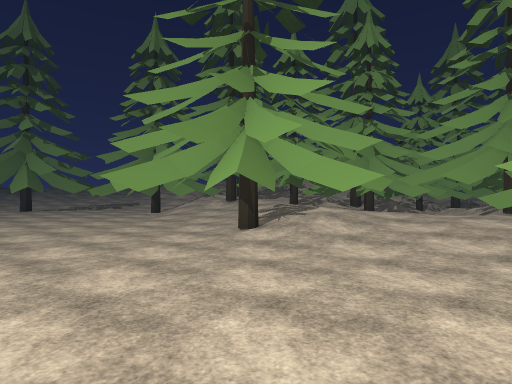
view 1 (above)

24 first-person views from a walk through a scene from a Unity 3-D project. The camera is 1.5 m above the floor, looks level and sees 75° across. The floor is counted in squares, 2 m on a side. Each view is taken from the middle of a square. On the plan, view 1 faces up. The plan holds only what a view shows up to about 11 squares ahead; the rest is blank. The place goes on beyond the plan. The player character is not drawn. Door leaves are left out, so doorways stand open. Some surface patterns are stand-ins.

view 2
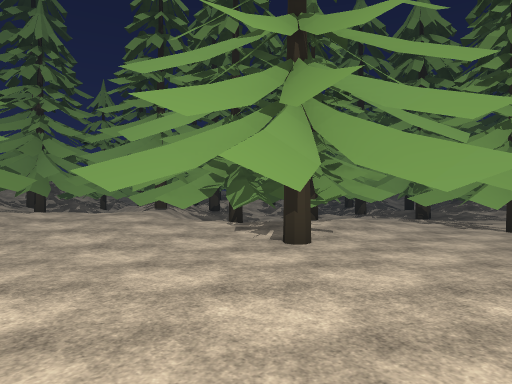

view 3
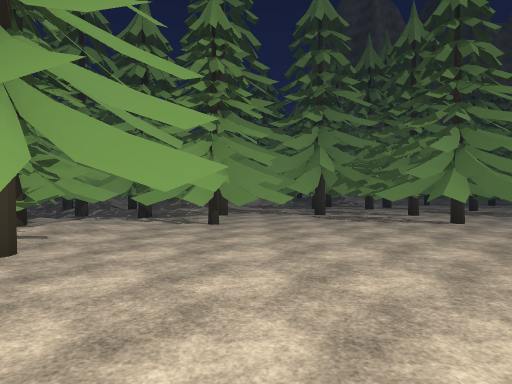

view 4
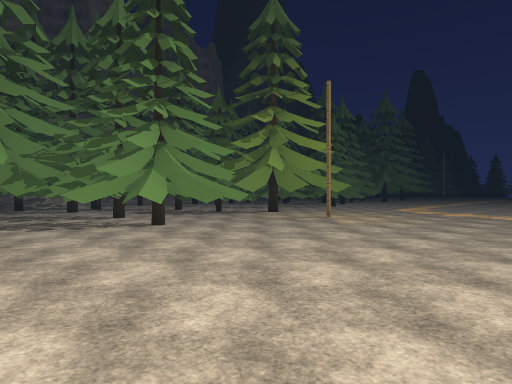

view 5
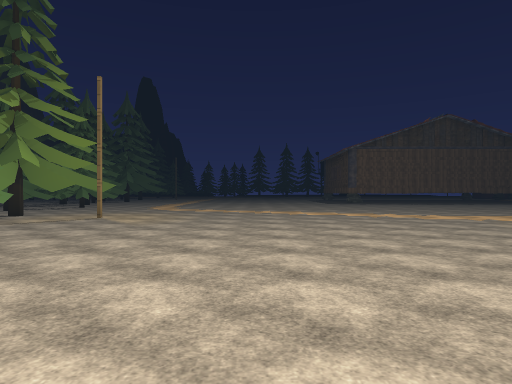

view 6
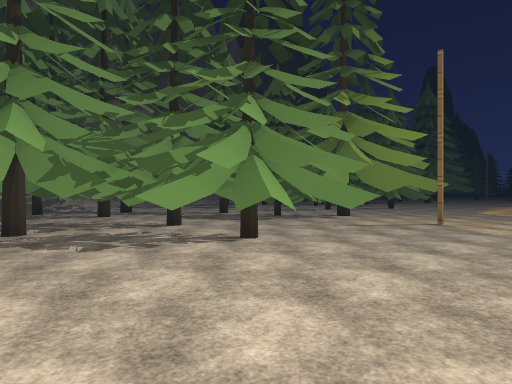

view 7
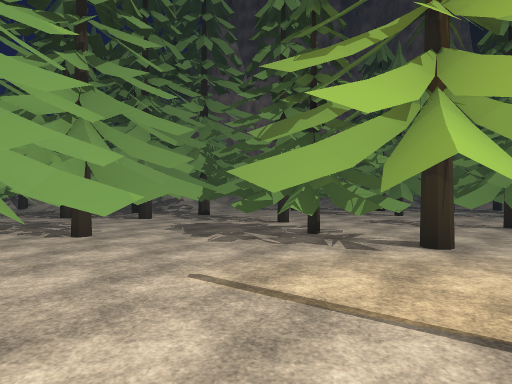

view 8
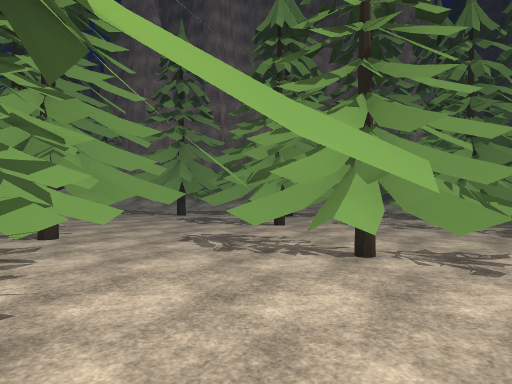

view 9
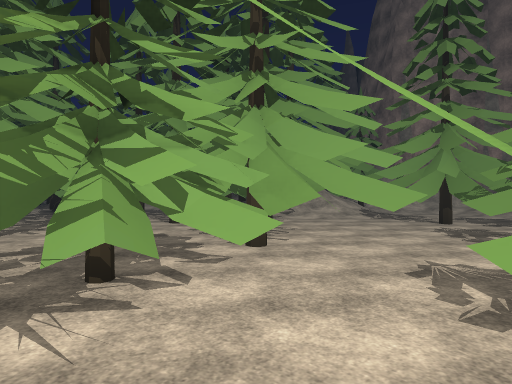

view 10
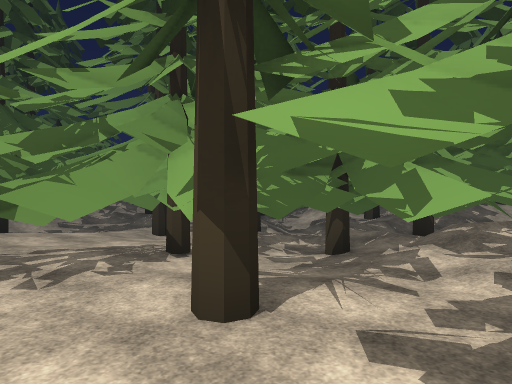

view 11
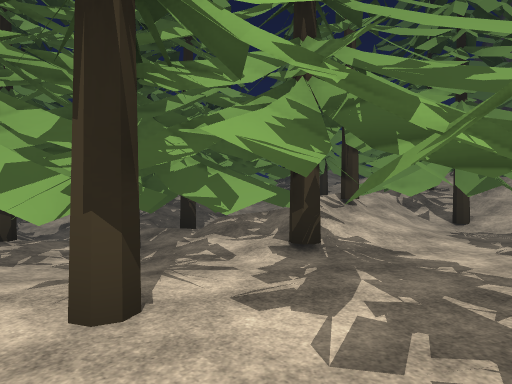

view 12
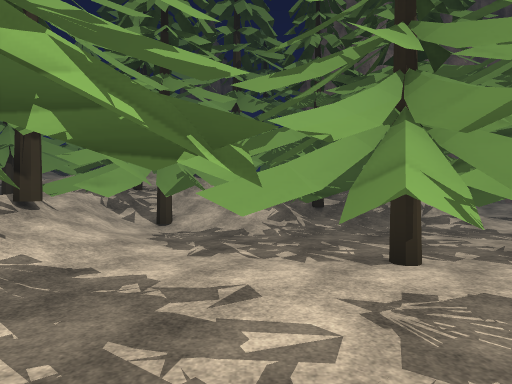

view 13
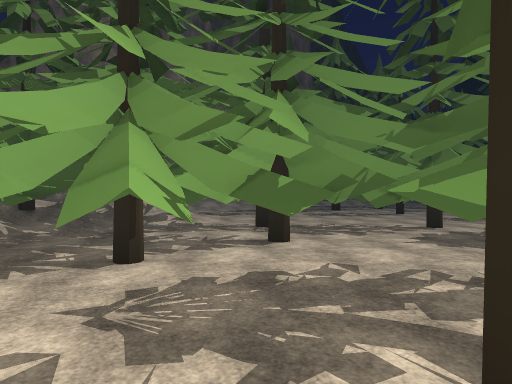

view 14
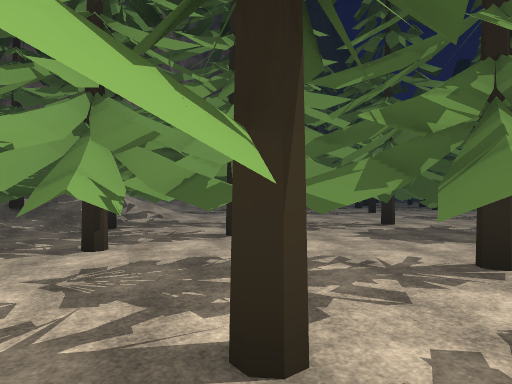

view 15
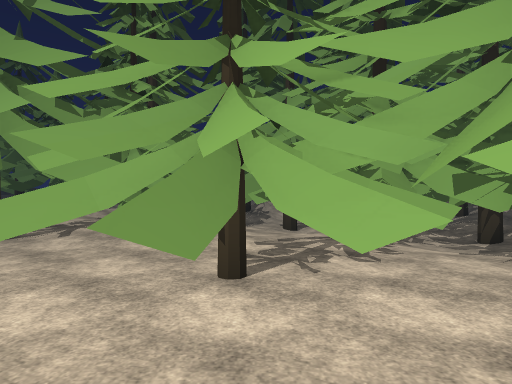

view 16
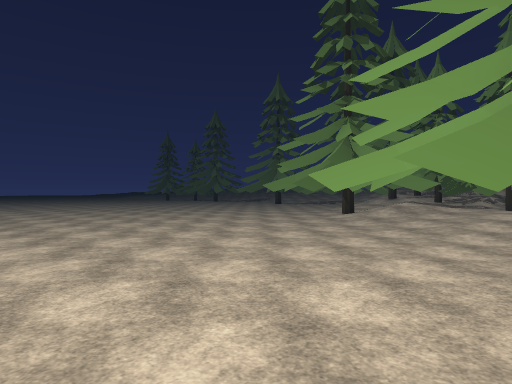

view 17
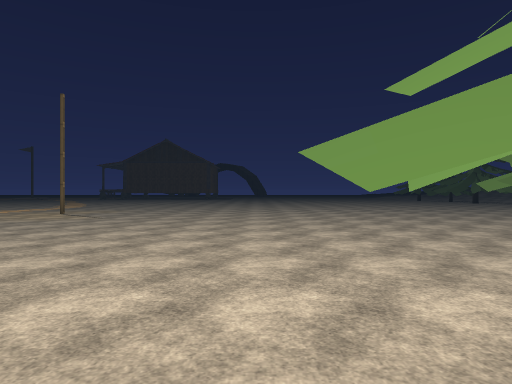

view 18
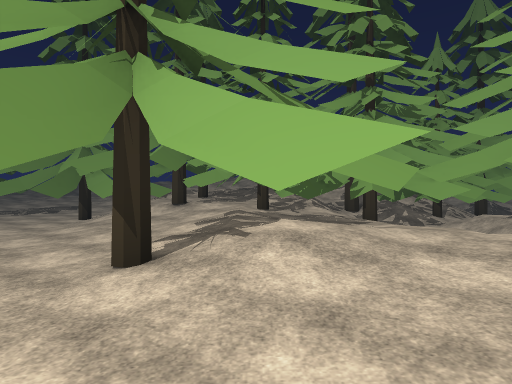

view 19
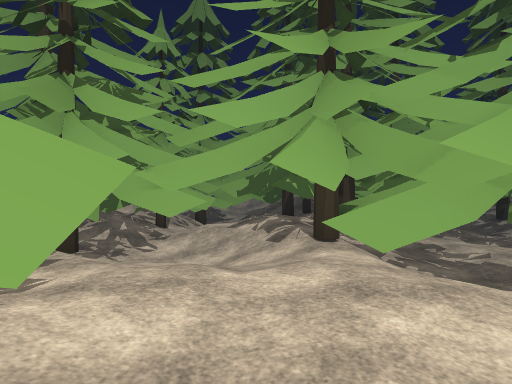

view 20
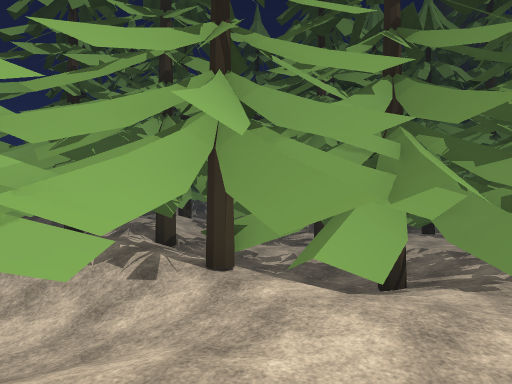

view 21
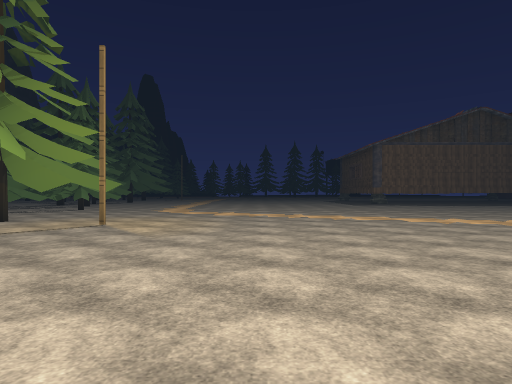

view 22
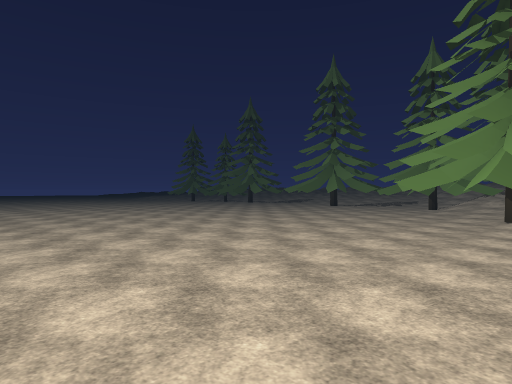

view 23
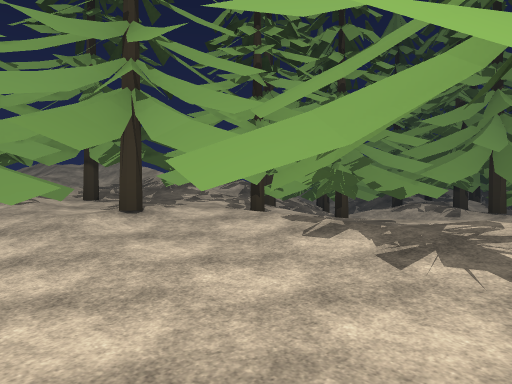

view 24
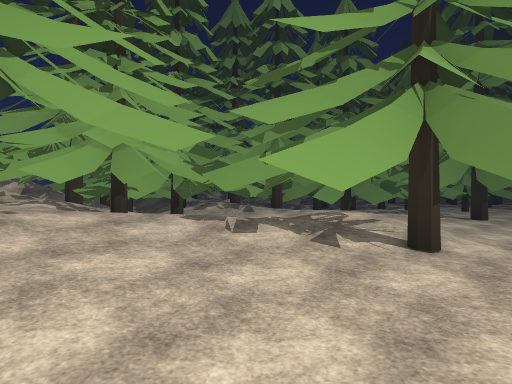

### Floor plan
Key: @ floor where view 1 was taken; # wall or solid block; . main floor; : floor 0.5 m higher than the main floor; / step, stairs or slope; O other object.
Columns run from 5 left of view 1 to 23 right of it. Each row starts with its distance up from view 1.
 11 OOOOOOOOOOOOOO#OO
 10 .OO//OOOOOOOOOO  O
  9 .../:OOOOOOO O#OO#   O
  8 ....OOO:OOOOO OOOOOOOO
  7 ...O.:O/:OOOOOO     #  O
  6 ...O.#OO/:OOOOO OOO    OO
  5 ...O..O///OOOO OO#O O   O
  4 .....OO//OOOOOOOO##O#OO O#
  3 ........O..OOOOOOO OO   OOO
  2 ..........#OOO O### O   OO
  1 ........O....OOOOO# OO#  O
  0 .....@...O..OOOOO#OOOOOOOOOO
 -1 .............OOOOOOOOOOOO
 -2 ...............O...OOOO #O
 -3 .................#.OOOOOOO
 -4 ..............OOOOOOO#OOOOO
 -5 .............OOO O#OOOO#  O
 -6 ............OO#O##OO##OO  /
 -7 .............OOOOO  OO .O//O
 -8 ..............OOOOOO#O...//
 -9 ...............OOOOOOO..OO..
-10  ............O..OOOOOOOOOO ..
-11 ................OOOOOO.OOO ./
-12 .............O....O OOOOO
-13  .................OOOO O
-14  .............OOOOOOOOO

Positions as (right, up) in squares from view 1, and headings:
1: (0, 0), facing up
2: (1, -1), facing up-right
3: (1, -1), facing right
4: (2, -2), facing down-right
5: (3, -1), facing down
6: (5, -2), facing down-right
7: (6, -9), facing right
8: (9, -13), facing right
9: (11, -13), facing up-right
10: (12, -2), facing up
11: (11, -2), facing up-right
12: (12, -2), facing right
13: (12, -2), facing down-right
14: (11, -2), facing down-right
15: (9, -3), facing up
16: (5, -3), facing up-left
17: (6, -1), facing left
18: (1, 3), facing up
19: (2, 5), facing up-right
20: (2, 7), facing right
21: (4, -3), facing down
22: (1, -3), facing up-left
23: (-3, 6), facing up-right
24: (-4, 8), facing right
